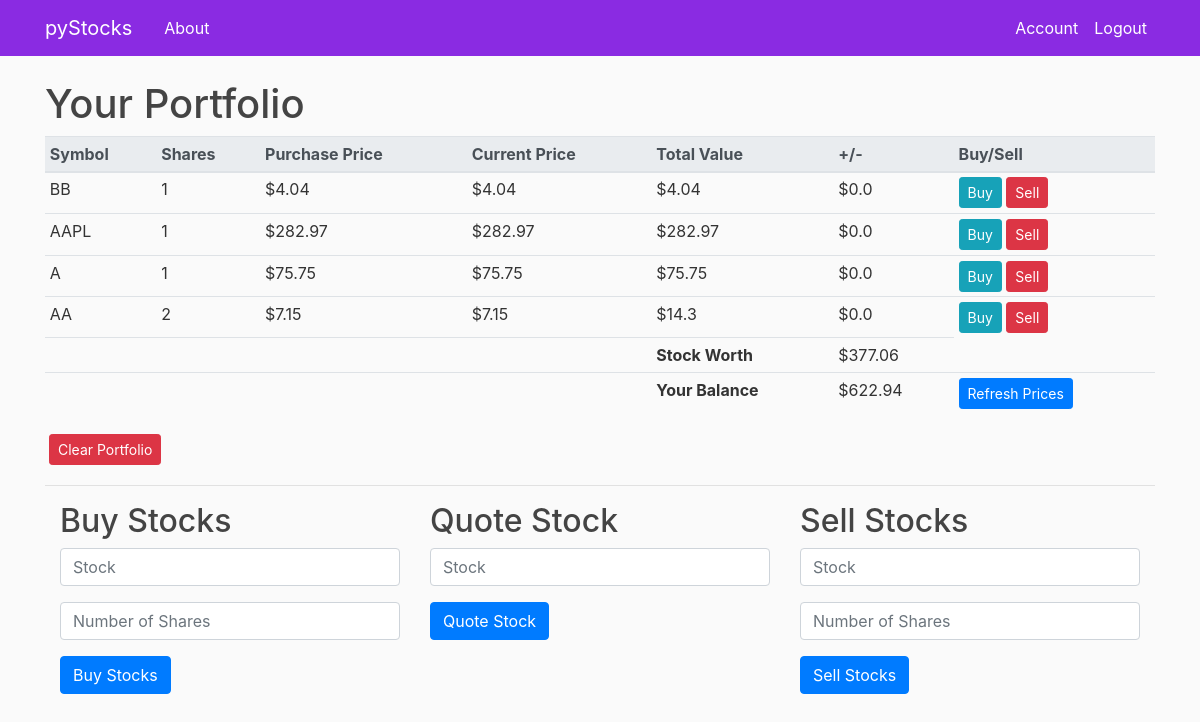
/home (signed in), run on the app's committed database.
### pyStocks/models.py (models this page shows, shortened)
class UserStocks(db.Model):
    id = db.Column(db.Integer, primary_key=True)
    symbol = db.Column(db.String(255))
    shares = db.Column(db.String(255))
    purchase_price = db.Column(db.String(255))
    price = db.Column(db.String(255))
    total_value = db.Column(db.String(255))
    margin = db.Column(db.String(255))
    timestamp = db.Column(db.DateTime())
    user_id = db.Column(db.Integer, db.ForeignKey('user.id'), nullable=False)

class User(db.Model, UserMixin):
    id = db.Column(db.Integer, primary_key=True)
    username = db.Column(db.String(20), unique=True, nullable=False)
    email = db.Column(db.String(120), unique=True, nullable=False)
    image_file = db.Column(db.String(20), nullable=False, default='default.jpg')
    password = db.Column(db.String(60), nullable=False)
    money = db.Column(db.Integer, nullable=False)
    total = db.Column(db.String(60))
    profit = db.Column(db.String(60))
    stocks = db.relationship('UserStocks', backref='owner', lazy=True)

### pyStocks/routes.py (the view)
@login_required
@app.route("/home")
def home():
    user = current_user;
    check_day()
    return render_template('home.html', user=user)

### pyStocks/models.py (called while the page is built)
@login_manager.user_loader
def load_user(user_id):
    return User.query.get(int(user_id))

### pyStocks/routes.py (called while the page is built, shortened)
def check_day():
    weekno = datetime.datetime.today().weekday()
    data = datetime.datetime.now()
    current_time = data.strftime("%H:%M")
    hours, minutes = current_time.split(":")
    hours, minutes = int(hours), int(minutes)
    setting = "AM"
    if hours > 12:
        setting = "PM"
        hours -= 12
    time = ("%02d:%02d" + setting) % (hours, minutes)
    if weekno > 5:
        flash("It's the weekend, markets are most likely closed. You can still trade, but prices will not change!", 'warning')
    return 1

### pyStocks/templates/home.html (shortened to what this page needs)
{% extends "layout.html" %}
{% block content %}
    <h1>Your Portfolio</h1>
    <div class="table-responsive table-hover">
        <table class="table table-sm">
            <thead class="thead-light">
                <tr>
                    <th>Symbol</th>
                    <th>Shares</th>
                    <th>Purchase Price</th>
                    <th>Current Price</th>
                    <th>Total Value</th>
                    <th>+/-</th>
                    <th>Buy/Sell</th>
                </tr>
            </thead>
            <tbody>
                {% for stock in user.stocks %}
                <tr>
                    <td>{{ stock.symbol }}</td>
                    <td>{{ stock.shares }}</td>
                    <td>${{ stock.purchase_price }}</td>
                    <td>${{ stock.price }}</td>
                    <td>${{ stock.total_value }}</td>
                    <td>${{ stock.margin }}</td>
                    <td>
                        <button type="button" class="btn btn-info btn-sm"><a href="{{url_for('buy', stock_id=stock.id)}}" style="color: #ffffff; text-decoration: none;">Buy</a></button>
                        <button type="button" class="btn btn-danger btn-sm"><a href="{{url_for('sell', stock_id=stock.id)}}" style="color: #ffffff; text-decoration: none;">Sell</a></button>
                    </td>
                </tr>
                {% endfor %}
                 <tr>
                    <td></td>
                    <td></td>
                    <td></td>
                    <td></td>
                    <th>Stock Worth</th>
                    <td>${{user.total}}</td>
                </tr>
                <tr>
                    <td></td>
                    <td></td>
                    <td></td>
                    <td></td>
                    <th>Your Balance</th>
                    <td>${{ user.money }}</td>
                    <td>
                        <form method="post" action="/refresh" >
                          <button class="btn btn-sm btn-primary" type="submit">Refresh Prices</button>
                        </form>
                    </td>
                </tr>
            </tbody>
        </table>
    </div>
      <button type="button" class="btn btn-danger btn-sm m-1" data-toggle="modal" data-target="#deleteModal">Clear Portfolio</button>
    <hr>
    <div class="container">
        <div class="row">
            <div class="col mb-4">
                <h2>Buy Stocks</h2>
                {% include 'buy_container.html' %}
            </div>
            <div class="col mb-4">
                <h2>Quote Stock</h2>
                {% include 'quote_container.html' %}
            </div>
            <div class="col mb-4">
                <h2>Sell Stocks</h2>
                {% include 'sell_container.html' %}
            </div>
        </div>
    </div>
{% endblock %}

### pyStocks/templates/layout.html (shortened to what this page needs)
<!DOCTYPE html>
<html>
<head>
    <link rel="stylesheet" href="https://maxcdn.bootstrapcdn.com/bootstrap/4.0.0/css/bootstrap.min.css">
    <link rel="stylesheet" type="text/css" href="{{ url_for('static', filename='main.css') }}">
</head>
<body>
    <header class="site-header">
      <nav class="navbar navbar-expand-md navbar-dark bg-steel fixed-top">
        <div class="container">
          <a class="navbar-brand mr-4" href="/">pyStocks</a>
          <div class="collapse navbar-collapse" id="navbarToggle">
            <div class="navbar-nav mr-auto">
              <a class="nav-item nav-link" href="{{ url_for('about') }}">About</a>
            </div>
            <div class="navbar-nav">
              {% if current_user.is_authenticated %}
                <a class="nav-item nav-link" href="{{ url_for('account') }}">Account</a>
                <a class="nav-item nav-link" href="{{ url_for('logout') }}">Logout</a>
              {% else %}
                <a class="nav-item nav-link" href="{{ url_for('login') }}">Login</a>
                <a class="nav-item nav-link" href="{{ url_for('register') }}">Register</a>
              {% endif %}
            </div>
          </div>
        </div>
      </nav>
    </header>
    <main role="main" class="container">
      <div class="row">
        <div class="col-md-12">
          {% block content %}{% endblock %}
        </div>
      </div>
    </main>
</body>
</html>

### pyStocks/templates/buy_container.html
<form method="post" action="/buy">
  <div class="form-group">
    <input class="form-control" type="text" name="symbol"
    id="buySymbol" placeholder="Stock" />
  </div>
  <div class="form-group">
    <input autocomplete="off" class="form-control" type="text"
    id="buyShares" placeholder="Number of Shares" name="shares" />
  </div>
  <button class="btn btn-primary" type="submit">Buy Stocks</button>
</form>

### pyStocks/templates/quote_container.html
<form method="post" action="/quote" >
  <div class="form-group">
    <input class="form-control" type="text" name="symbol"
    id="quoteSymbol" placeholder="Stock" />
  </div>
  <button class="btn btn-primary" type="submit">Quote Stock</button>
</form>

### pyStocks/templates/sell_container.html
<form method="post" action="/sell">
  <div class="form-group">
    <input class="form-control" type="text" name="symbol"
    id="sellSymbol" placeholder="Stock" />
  </div>
  <div class="form-group">
    <input autocomplete="off" class="form-control" type="text"
    id="sellShares" placeholder="Number of Shares" name="shares" />
  </div>
  <button class="btn btn-primary" type="submit">Sell Stocks</button>
</form>

### pyStocks/static/main.css (style rules this page uses)
body { background: #fafafa; color: #333333; margin-top: 5rem; }
h1, h2, h3, h4, h5, h6 { color: #444444; }
.bg-steel { background-color: #8A2BE2; }
.site-header .navbar-nav .nav-link { color: #ffffff; }

### data on the page
UserStocks: symbol "BB", shares "1", purchase_price "4.04", price "4.04", total_value "4.04", margin "0.0"
UserStocks: symbol "AAPL", shares "1", purchase_price "282.97", price "282.97", total_value "282.97", margin "0.0"
UserStocks: symbol "A", shares "1", purchase_price "75.75", price "75.75", total_value "75.75", margin "0.0"
UserStocks: symbol "AA", shares "2", purchase_price "7.15", price "7.15", total_value "14.3", margin "0.0"
User: total "377.06", money "622.94"
